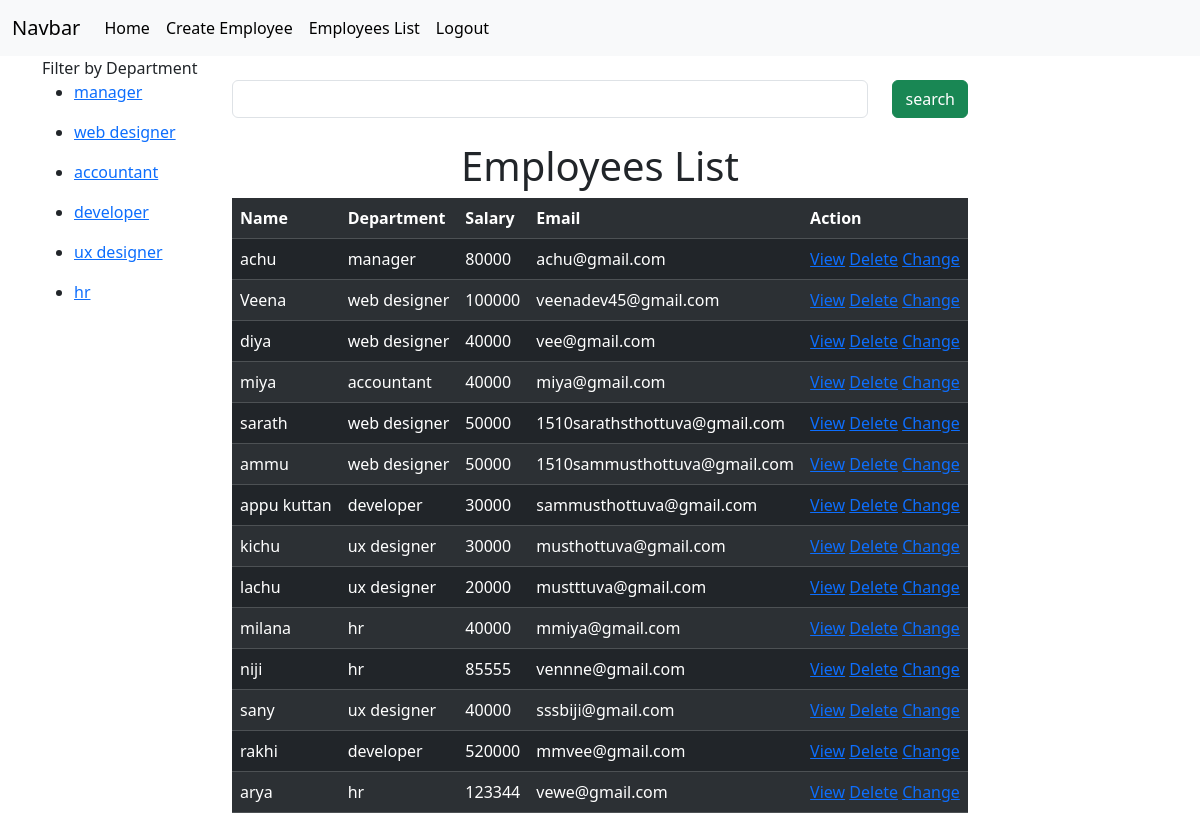
/employees/all (signed in), run on the app's committed database.
### crm/models.py (models this page shows)
class Employees(models.Model):
    name=models.CharField(max_length=200)
    department=models.CharField(max_length=200)
    salary=models.PositiveIntegerField()
    email=models.EmailField(unique=True)
    age=models.PositiveIntegerField()
    contact=models.CharField(max_length=200,null=True,blank=True)
    profile_pic=models.ImageField(upload_to="images",null=True,blank=True)
    dob=models.DateField(null=True,blank=True)
    def __str__(self):
        return self.name

### crm/views.py (the view, shortened to what this page needs)
# urls.py: path("employees/all",views.EmployeeListView.as_view(),name="emp-all"),
@method_decorator(Signin_required,name="dispatch")
class EmployeeListView(View):
    def get(self,request,*args,**kwargs):
            qs=Employees.objects.all()
            departments=Employees.objects.all().values_list("department",flat=True).distinct()
            print(departments)
            print(request.GET)
            if "department" in request.GET:
                dept=request.GET.get("department")
                print(dept)
                qs=qs.filter(department__iexact=dept)
                print(qs)
            return render(request,"emp_list.html",{"data":qs,"department":departments})

### crm/views.py (called while the page is built)
def Signin_required(fn):
    def wrapper(request,*args,**kwargs):
        if not request.user.is_authenticated:
            messages.error(request,"invalid session")
            return redirect("signin")
        else:
            return fn(request,*args,**kwargs)
    return wrapper

### crm/templates/emp_list.html (shortened to what this page needs)
{%extends 'base.html'%}
{%block body_block%}
<div class="container">
    <div class="row">
        <div class="col-2">
            Filter by Department
            {%for dept in department%}
            <ul>
                <li><a href="{%url 'emp-all'%}?department={{dept}}">{{dept}}</a></li>
            </ul>
            {%endfor%}
        </div>
        <div class="col-8">
            <div>
                <form action="" method="post">
                    <div class="d-flex mt-4 mb-4">
                        <input type="text" name="box" class="form-control me-4">
                        <button type="submit" class="btn btn-success">search</button>
                    </div>
                </form>
            </div>
            <h1 class="text-center">Employees List</h1>
            <table class="table table-striped table-dark table-hover">
                <tr>
                    <th>Name</th>
                    <th>Department</th>
                    <th>Salary</th>
                    <th>Email</th>
                    <th>Action</th>
                </tr>
                {%for emp in data%}
                <tr>
                    <td>{{emp.name}}</td>
                    <td>{{emp.department}}</td>
                    <td>{{emp.salary}}</td>
                    <td>{{emp.email}}</td>
                    <td>
                        <a href="{%url 'emp-detail' emp.id%}">View</a>
                        <a href="{%url 'emp-delete' emp.id%}">Delete</a>
                        <a href="{%url 'emp-edit' emp.id%}">Change</a>
                    </td>
                </tr>
                {%endfor%}
            </table>
        </div>
        <div class="col-2"></div>
    </div>
</div>
{%endblock%}

### crm/templates/base.html (shortened to what this page needs)
<!DOCTYPE html>
<html lang="en">
<head>
    <link href="https://cdn.jsdelivr.net/npm/bootstrap@5.3.2/dist/css/bootstrap.min.css" rel="stylesheet"
>
</head>
<body>
    <nav class="navbar navbar-expand-lg bg-body-tertiary">
        <div class="container-fluid">
            <a class="navbar-brand" href="#">Navbar</a>
            <div class="collapse navbar-collapse" id="navbarSupportedContent">
                <ul class="navbar-nav me-auto mb-2 mb-lg-0">
                    <li class="nav-item">
                        <a class="nav-link active" aria-current="page" href="#">Home</a>
                    </li>
                    <li class="nav-item">
                        <a class="nav-link active" aria-current="page" href="{%url 'emp-add'%}">Create Employee</a>
                    </li>
                    <li class="nav-item">
                        <a class="nav-link active" aria-current="page" href="{%url 'emp-all'%}">Employees List</a>
                    </li>
                    <li class="nav-item">
                        <a class="nav-link active" aria-current="page" href="{%url 'signout'%}">Logout</a>
                    </li>
                </ul>
            </div>
        </div>
    </nav>
    {%block body_block%}
    {%endblock%}
</body>
</html>

### data on the page
Employees: name "achu", department "manager", salary "80000", email "achu@gmail.com"
Employees: name "Veena", department "web designer", salary "100000", email "veenadev45@gmail.com"
Employees: name "diya", department "web designer", salary "40000", email "vee@gmail.com"
Employees: name "miya", department "accountant", salary "40000", email "miya@gmail.com"
Employees: name "sarath", department "web designer", salary "50000", email "1510sarathsthottuva@gmail.com"
Employees: name "ammu", department "web designer", salary "50000", email "1510sammusthottuva@gmail.com"
Employees: name "appu kuttan", department "developer", salary "30000", email "sammusthottuva@gmail.com"
Employees: name "kichu", department "ux designer", salary "30000", email "musthottuva@gmail.com"
Employees: name "lachu", department "ux designer", salary "20000", email "mustttuva@gmail.com"
Employees: name "milana", department "hr", salary "40000", email "mmiya@gmail.com"
Employees: name "niji", department "hr", salary "85555", email "vennne@gmail.com"
Employees: name "sany", department "ux designer", salary "40000", email "sssbiji@gmail.com"
Employees: name "rakhi", department "developer", salary "520000", email "mmvee@gmail.com"
Employees: name "arya", department "hr", salary "123344", email "vewe@gmail.com"

### other printed values
{{ dept }} "manager" "web designer" "accountant" "developer" "ux designer" "hr"
